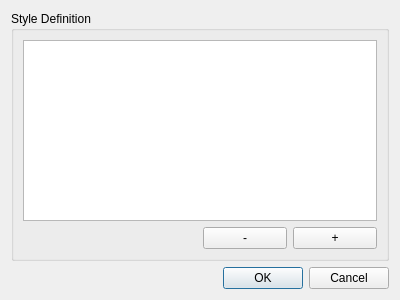
<?xml version="1.0" encoding="UTF-8"?>
<ui version="4.0">
 <class>GUIStyleDefinition</class>
 <widget class="QDialog" name="GUIStyleDefinition">
  <property name="geometry">
   <rect>
    <x>0</x>
    <y>0</y>
    <width>400</width>
    <height>300</height>
   </rect>
  </property>
  <property name="windowTitle">
   <string>Dialog</string>
  </property>
  <layout class="QVBoxLayout" name="verticalLayout">
   <item>
    <widget class="QGroupBox" name="groupBox">
     <property name="title">
      <string>Style Definition</string>
     </property>
     <layout class="QGridLayout" name="gridLayout">
      <item row="2" column="2">
       <widget class="QPushButton" name="pushButton_remove_style">
        <property name="text">
         <string>-</string>
        </property>
       </widget>
      </item>
      <item row="2" column="0" colspan="2">
       <spacer name="horizontalSpacer">
        <property name="orientation">
         <enum>Qt::Horizontal</enum>
        </property>
        <property name="sizeHint" stdset="0">
         <size>
          <width>40</width>
          <height>20</height>
         </size>
        </property>
       </spacer>
      </item>
      <item row="2" column="3">
       <widget class="QPushButton" name="pushButton_add_style">
        <property name="text">
         <string>+</string>
        </property>
       </widget>
      </item>
      <item row="0" column="0" colspan="4">
       <widget class="QListWidget" name="listWidget_rules"/>
      </item>
     </layout>
    </widget>
   </item>
   <item>
    <widget class="QDialogButtonBox" name="buttonBox">
     <property name="orientation">
      <enum>Qt::Horizontal</enum>
     </property>
     <property name="standardButtons">
      <set>QDialogButtonBox::Cancel|QDialogButtonBox::Ok</set>
     </property>
    </widget>
   </item>
  </layout>
 </widget>
 <resources/>
 <connections>
  <connection>
   <sender>buttonBox</sender>
   <signal>accepted()</signal>
   <receiver>GUIStyleDefinition</receiver>
   <slot>accept()</slot>
   <hints>
    <hint type="sourcelabel">
     <x>248</x>
     <y>254</y>
    </hint>
    <hint type="destinationlabel">
     <x>157</x>
     <y>274</y>
    </hint>
   </hints>
  </connection>
  <connection>
   <sender>buttonBox</sender>
   <signal>rejected()</signal>
   <receiver>GUIStyleDefinition</receiver>
   <slot>reject()</slot>
   <hints>
    <hint type="sourcelabel">
     <x>316</x>
     <y>260</y>
    </hint>
    <hint type="destinationlabel">
     <x>286</x>
     <y>274</y>
    </hint>
   </hints>
  </connection>
 </connections>
</ui>
